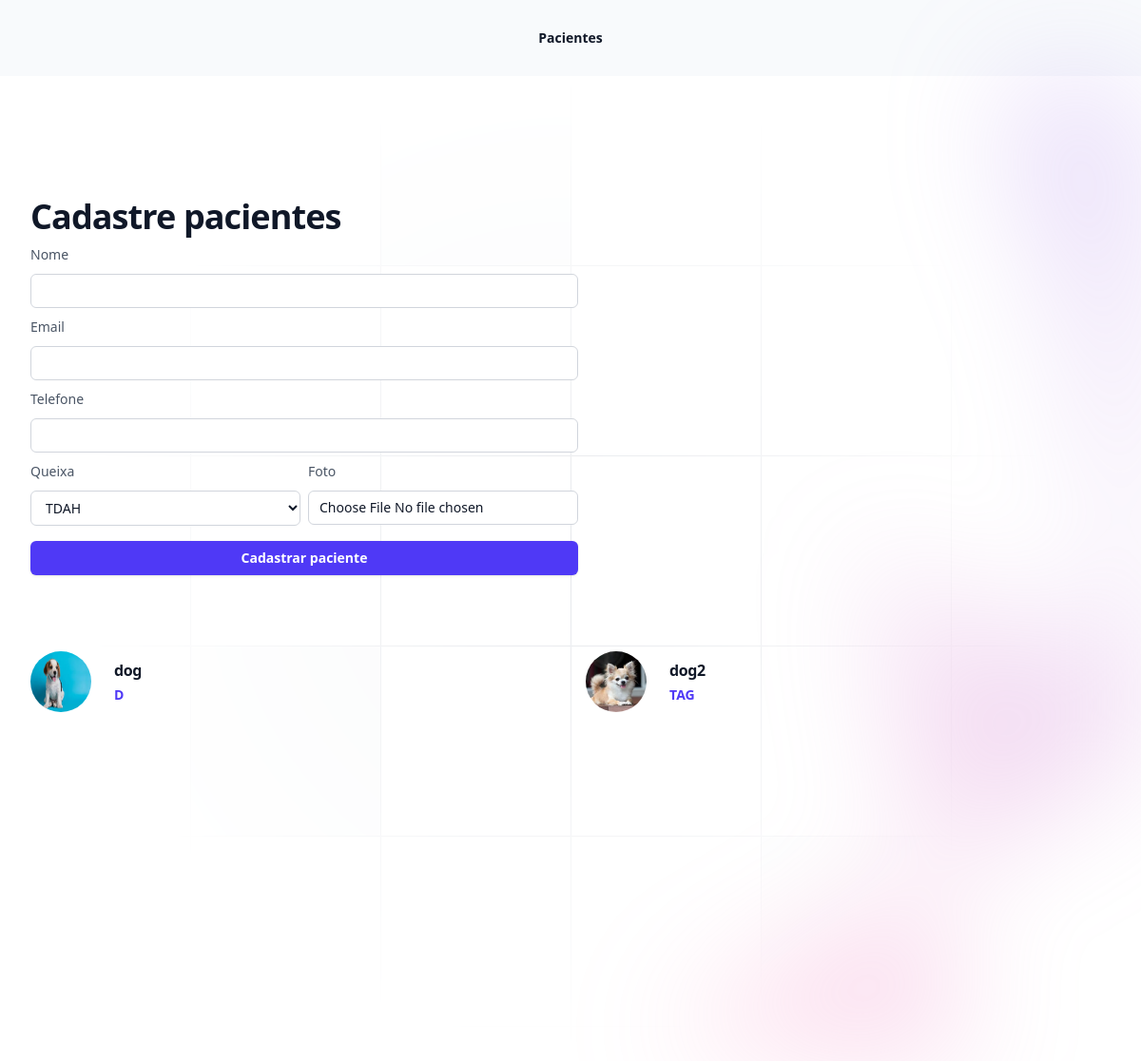
The app's page /pacientes/ with its own data.
### pacientes/models.py (models this page shows)
class Pacientes(models.Model):
    queixa_choices = (
        ('TDAH', 'TDAH'),
        ('D', 'Depressao'),
        ('A', 'Ansiedade'),
        ('TAG', 'Transtorno de ansiedade generalizada')
    )
    nome = models.CharField(max_length=255)
    email = models.EmailField()
    telefone = models.CharField(max_length=255, null=True,blank=True)
    foto = models.ImageField(upload_to='fotos')
    pagamento_em_dia = models.BooleanField(default=True)
    queixa = models.CharField(max_length=4, choices=queixa_choices)
    def __str__(self):
        return self.nome

### pacientes/views.py (the view, shortened to what this page needs)
# urls.py: path('pacientes/', include('pacientes.urls'))
def pacientes(request):
    if request.method == "GET":
        pacientes = Pacientes.objects.all()
        print(pacientes)
        queixas = Pacientes.queixa_choices
        return render(request, 'pacientes.html', {'queixas': queixas, 'pacientes': pacientes})

### pacientes/templates/pacientes.html (shortened to what this page needs)
{% extends "base.html" %}
{% block 'body' %}
    <div class="relative isolate">
        <div class="pointer-events-none absolute left-1/2 right-0 top-0 -z-10 -ml-24 transform-gpu overflow-hidden blur-3xl lg:ml-24 xl:ml-48" aria-hidden="true">
            <div class="aspect-[801/1036] w-[50.0625rem] bg-gradient-to-tr from-[#ff80b5] to-[#9089fc] opacity-30" style="clip-path: polygon(63.1% 29.5%, 100% 17.1%, 76.6% 3%, 48.4% 0%, 44.6% 4.7%, 54.5% 25.3%, 59.8% 49%, 55.2% 57.8%, 44.4% 57.2%, 27.8% 47.9%, 35.1% 81.5%, 0% 97.7%, 39.2% 100%, 35.2% 81.4%, 97.2% 52.8%, 63.1% 29.5%)"></div>
        </div>
    <div class="py-24 sm:py-32">
        <div class="mx-auto grid max-w-7xl gap-20 px-6 lg:px-8 xl:grid-cols-3">
          <div class="max-w-xl">
            <h2 class="text-pretty text-3xl font-semibold tracking-tight text-gray-900 sm:text-4xl">Cadastre pacientes</h2>
            <form action="{% url 'pacientes' %}" method="POST" enctype='multipart/form-data'> {% csrf_token %}
                <label for="nome" class="block mt-2 text-sm/6 font-medium text-gray-600">Nome</label>
                <div class="mt-2">
                    <input type="text" name="nome" id="nome" autocomplete="given-name" class="block w-full rounded-md bg-white px-3 py-1.5 text-base text-gray-900 outline outline-1 -outline-offset-1 outline-gray-300 placeholder:text-gray-400 focus:outline focus:outline-2 focus:-outline-offset-2 focus:outline-indigo-600 sm:text-sm/6">
                </div>
                <label for="email" class="block mt-2 text-sm/6 font-medium text-gray-600">Email</label>
                <div class="mt-2">
                    <input type="email" name="email" id="email" class="block w-full rounded-md bg-white px-3 py-1.5 text-base text-gray-900 outline outline-1 -outline-offset-1 outline-gray-300 placeholder:text-gray-400 focus:outline focus:outline-2 focus:-outline-offset-2 focus:outline-indigo-600 sm:text-sm/6">
                </div>
                <label for="telefone" class="block mt-2 text-sm/6 font-medium text-gray-600">Telefone</label>
                <div class="mt-2">
                    <input type="text" name="telefone" id="telefone" class="block w-full rounded-md bg-white px-3 py-1.5 text-base text-gray-900 outline outline-1 -outline-offset-1 outline-gray-300 placeholder:text-gray-400 focus:outline focus:outline-2 focus:-outline-offset-2 focus:outline-indigo-600 sm:text-sm/6">
                </div>
                <div class="grid grid-cols-2 gap-2">
                    <div>
                        <label for="telefone" class="block mt-2 text-sm/6 font-medium text-gray-600">Queixa</label>
                        <div class="mt-2">
                            <select name="queixa" class="block w-full rounded-md bg-white px-3 py-2 text-base text-gray-900 outline outline-1 -outline-offset-1 outline-gray-300 placeholder:text-gray-400 focus:outline focus:outline-2 focus:-outline-offset-2 focus:outline-indigo-600 sm:text-sm/6">
                                {%for queixa in queixas%}
                                <option value="{{queixa.0}}">{{queixa.1}}</option>
                                {% endfor %}
                            </select>
                        </div>
                    </div>
                    <div>
                        <label for="foto" class="block mt-2 text-sm/6 font-medium text-gray-600">Foto</label>
                        <div class="mt-2">
                            <input type="file" required name="foto" id="foto" class="block w-full rounded-md bg-white px-3 py-1.5 text-base text-gray-900 outline outline-1 -outline-offset-1 outline-gray-300 placeholder:text-gray-400 focus:outline focus:outline-2 focus:-outline-offset-2 focus:outline-indigo-600 sm:text-sm/6">
                        </div>
                    </div>
                </div>
                <button type="submit" class="inline-flex justify-center rounded-md bg-indigo-600 mt-4 cursor-pointer px-3 py-2 w-full text-sm font-semibold text-white shadow-sm hover:bg-indigo-500 focus-visible:outline focus-visible:outline-2 focus-visible:outline-offset-2 focus-visible:outline-indigo-600">Cadastrar paciente</button>
            </form>
        </div>
          <ul role="list" class="grid gap-x-8 gap-y-12 sm:grid-cols-2 sm:gap-y-16 xl:col-span-2">
            {%for paciente in pacientes%}
                <li>
                <div class="flex items-center gap-x-6">
                    <img class="size-16 rounded-full" src="{{paciente.foto.url}}" alt="">
                    <div>
                    <a href="{{paciente.id}}" class="text-base/7 font-semibold tracking-tight text-gray-900">{{paciente.nome}}</a>
                    <p class="text-sm/6 font-semibold text-indigo-600">{{paciente.queixa}}</p>
                    </div>
                </div>
                </li>
                {%endfor%}
          </ul>
        </div>
      </div>
    </div>
{% endblock 'body' %}

### records on screen
Pacientes: foto (picture), nome "dog", queixa "D"
Pacientes: foto (picture), nome "dog2", queixa "TAG"

### other values on screen
form field queixa "TDAH"
